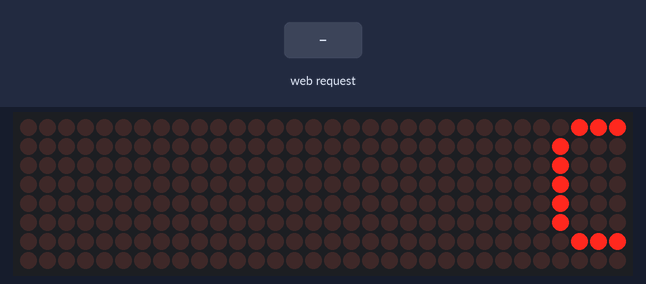
A sketch run on a simulated ESP8266 (Wemos D1 mini). On the bench: 32×8 LED matrix. Inputs (shaded band) come from the test bench. WiFi joins after 1.5 s; servers stay silent unless stated; the local clock reads 2024-03-15 10:24:30 at power-on unless the sketch sets it; EEPROM starts erased; what the sketch prints to the serial monitor is not drawn.

Above: at 0.2 s.
At 5.1 s:
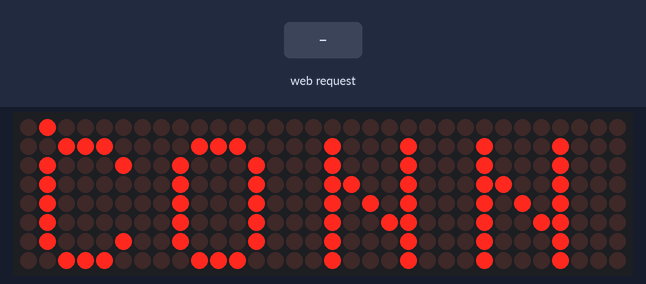
At 11.5 s:
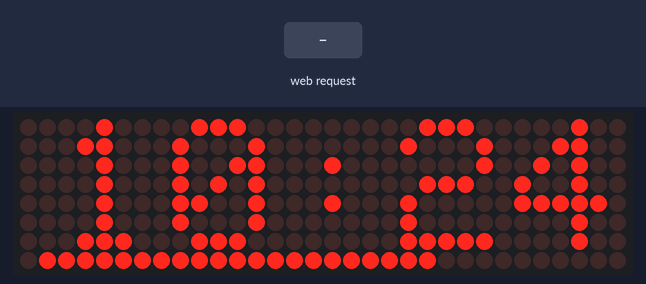

The sketch:

maxtrix_8x32_clock.ino
```cpp
// Visual Micro is in vMicro>General>Tutorial Mode
//
/*
    Name:       maxtrix 8x32 clock.ino
    Created:	5/6/2023 8:48:14 PM
    Author:     LINH-PC\linhb
*/

// Define User Types below here or use a .h file
//


// Define Function Prototypes that use User Types below here or use a .h file
//


// Define Functions below here or use other .ino or cpp files
//


#include <ESP8266WiFi.h>
#include <SPI.h>
#include <Adafruit_GFX.h>
#include <Max72xxPanel.h>
#include <time.h>
#include <ESP8266WebServer.h>
#include "EEPROM.h"
#include <time.h>
int pinCS = D4; // Attach CS to this pin, DIN to MOSI and CLK to SCK (cf http://arduino.cc/en/Reference/SPI )
int numberOfHorizontalDisplays = 4;
int numberOfVerticalDisplays = 1;
char time_value[20];


ESP8266WebServer server(80);

const char*     ssid = "configWifiForTime";
const char*     passphrase = "123456789";

String          st;
String          content;
int             statusCode;
int hour, minute, second, day, month, year;
// LED Matrix Pin -> ESP8266 Pin
// Vcc            -> 3v  (3V on NodeMCU 3V3 on WEMOS)
// Gnd            -> Gnd (G on NodeMCU)
// DIN            -> D7  (Same Pin for WEMOS)
// CS             -> D4  (Same Pin for WEMOS)
// CLK            -> D5  (Same Pin for WEMOS)

Max72xxPanel matrix = Max72xxPanel(pinCS, numberOfHorizontalDisplays, numberOfVerticalDisplays);

int wait = 100; // In milliseconds

int spacer = 1;
int width = 5 + spacer; // The font width is 5 pixels

void setup() {
	matrix.setIntensity(0); // Use a value between 0 and 15 for brightness
	matrix.setRotation(0, 1);    // The first display is position upside down
	matrix.setRotation(1, 1);    // The first display is position upside down
	matrix.setRotation(2, 1);    // The first display is position upside down
	matrix.setRotation(3, 1);    // The first display is position upside down
	Serial.begin(115200);
	EEPROM.begin(512);
	delay(10);
	Serial.println("Startup");
	display_message("Connecting");
	// read eeprom for ssid, pass and blynk
	Serial.println("Reading EEPROM ssid");
	String esid;
	for (int i = 0; i < 32; ++i) {
		esid += char(EEPROM.read(i));
	}
	Serial.print("SSID: ");
	Serial.println(esid.c_str());
	esid.trim();

	Serial.println("Reading EEPROM pass");
	String epass = "";
	for (int i = 32; i < 96; ++i) {
		epass += char(EEPROM.read(i));
	}
	Serial.print("PASS: ");
	Serial.println(epass.c_str());
	epass.trim();


	if (esid.length() > 1) {
		WiFi.begin(esid.c_str(), epass.c_str());
		if (testWifi()) {
			launchWeb(0);
			//WiFi.disconnect();
			EEPROM.end();
			int timezone = 7 * 3600;
			int dst = 0;
			configTime(timezone, dst, "pool.ntp.org", "time.nist.gov");
			display_message("Connected");
			return;
		}
	}
	setupAP();
	EEPROM.end();

	configTime(7 * 3600, 3, "1.asia.pool.ntp.org", "time.nist.gov");
	//setenv("TZ", "GMT07ST,M3.5.0/01,M10.5.0/02",1);

}

void loop() {
	server.handleClient();
	showTime();
	//delay(2000);
	//display_message(time); // Display time in format 'Wed, Mar 01 16:03:20 2017
}
void showTime() 	{
	static uint32_t lastShow;
	static uint32_t lastChangeDot;
	uint32_t nowMillis = millis();
	static bool dot;
	if (nowMillis >= lastChangeDot + 500) 		{
		lastChangeDot = nowMillis;
		updateTime();
		if (hour>8 && hour<22) {
			dot = !dot;
		}
	}
	if (nowMillis >= lastShow + 200) {
		lastShow = nowMillis;
		matrix.fillScreen(LOW);
		time_t now = time(nullptr);
		String time = String(ctime(&now));
		time.trim();
		Serial.println(time);
		time.substring(11, 19).toCharArray(time_value, 10);
		matrix.drawChar(2, 0, time_value[0], HIGH, LOW, 1); // H
		matrix.drawChar(8, 0, time_value[1], HIGH, LOW, 1); // HH
		matrix.drawChar(14, 0, (dot? time_value[2]:' '), HIGH, LOW, 1); // HH:
		matrix.drawChar(20, 0, time_value[3], HIGH, LOW, 1); // HH:M
		matrix.drawChar(26, 0, time_value[4], HIGH, LOW, 1); // HH:MM
		for (int i = 1; i <= (second / 2)+1; i++) 			{
			matrix.drawPixel(i, 7, 1);
		}

		matrix.write();
		 // Send bitmap to display
	}

}
void display_message(String message) {
	for (int i = 0; i < width * message.length() + matrix.width() - spacer; i++) {
		//matrix.fillScreen(LOW);
		int letter = i / width;
		int x = (matrix.width() - 1) - i % width;
		int y = (matrix.height() - 8) / 2; // center the text vertically
		while (x + width - spacer >= 0 && letter >= 0) {
			if (letter < message.length()) {
				matrix.drawChar(x, y, message[letter], HIGH, LOW, 1); // HIGH LOW means foreground ON, background off, reverse to invert the image
			}
			letter--;
			x -= width;
		}
		matrix.write(); // Send bitmap to display
		delay(wait / 2);
	}
}
bool testWifi(void) {
	int c = 0;
	bool i = true;
	Serial.println("Xin vui long doi ket noi WIFI");
	while (c < 32) {
		if (WiFi.status() == WL_CONNECTED) {
			return true;
		}
		delay(500);
		Serial.print(WiFi.status());
		c++;
		i = !i;
		matrix.drawChar(1, 1, 'C', 1, 0, 1);
		matrix.drawChar(8, 1, 'O', 1, 0, 1);
		matrix.drawChar(16, 1, 'N', 1, 0, 1);
		matrix.drawChar(24, 1, 'N', 1, 0, 1);
		matrix.drawPixel(c, 0, 1);
		matrix.write();
	}
	Serial.println("");
	Serial.println("Thoi gian ket noi cham, Mo AP");
	return false;
}

void launchWeb(int webtype) {
	Serial.println("");
	Serial.println("WiFi ket noi");
	Serial.print("Dia chi IP: ");
	Serial.println(WiFi.localIP());
	Serial.print("SoftAP IP: ");
	Serial.println(WiFi.softAPIP());
	createWebServer(webtype);
	// Start the server
	server.begin();
	Serial.println("May chu bat dau");
}

void setupAP(void) {
	WiFi.mode(WIFI_STA);
	WiFi.disconnect();
	delay(100);
	int n = WiFi.scanNetworks();
	Serial.println("Tim hoan tat");
	if (n == 0) {
		Serial.println("khong tim thay wifi");
	} else {
		Serial.print(n);
		Serial.println(" networks found");
		for (int i = 0; i < n; ++i) {
			// Print SSID and RSSI for each network found
			Serial.print(i + 1);
			Serial.print(": ");
			Serial.print(WiFi.SSID(i));
			Serial.print(" (");
			Serial.print(WiFi.RSSI(i));
			Serial.print(")");
			Serial.println((WiFi.encryptionType(i) == ENC_TYPE_NONE) ? " " : "*");
			delay(10);
		}
	}
	Serial.println("");
	st = "<ol>";
	for (int i = 0; i < n; ++i) {
		// Print SSID and RSSI for each network found
		st += "<li>";
		st += WiFi.SSID(i);
		st += " (";
		st += WiFi.RSSI(i);
		st += ")";
		st += (WiFi.encryptionType(i) == ENC_TYPE_NONE) ? " " : "*";
		st += "</li>";
	}
	st += "</ol>";
	delay(100);
	Serial.println("softap");
	Serial.println(ssid);
	Serial.println(passphrase);
	WiFi.softAP(ssid, passphrase, 6);
	display_message("Config WIFI");
	launchWeb(1);
	Serial.println("over");
}

void createWebServer(int webtype) {
	if (webtype == 1) {
		server.on("/", []() {
			IPAddress ip = WiFi.softAPIP();
			String ipStr = String(ip[0]) + '.' + String(ip[1]) + '.' + String(ip[2]) + '.' + String(ip[3]);
			content = "<!DOCTYPE HTML>\r\n<html><h2>linhtran_electronics 0335644677</h2>";
			//content += ipStr;
			//content += "<form method='get' action='setting'><table width='100%' border='1'><tr><td width=\"30%\"><label>Wifi</label></td><td width=\"70%\><input name='ssid' length=32 width='500'></td></tr><tr><td><label>Password</label></td><td><input name='pass' length=64 width='500'></td></tr><tr><td><label>Blynk</label></td><td><input name='blynk' length=32 width='500'></td></tr><tr><td></td><td><input type='submit'></tr></tr></table></form>";
			content += "<form method=\"get\" action=\"setting\">";
			content += "<div>Wifi</div>";
			content += "<div><input name=\"ssid\" size=\"40\"></div>";
			content += "<div>Mat Khau</div>";
			content += "<div><input name=\"pass\" size=\"40\"></div>";
			content += "<div><input type='submit'></div>";

			content += "<p>";
			content += st;
			content += "</p>";
			content += "</html>";
			server.send(200, "text/html", content);
		});
		server.on("/setting", []() {
			String qsid = server.arg("ssid");
			String qpass = server.arg("pass");
			String qblynk = server.arg("blynk");
			if (qsid.length() > 0 && qpass.length() > 0) {
				EEPROM.begin(512);
				Serial.println("clearing eeprom");
				for (int i = 0; i < 128; ++i) {
					EEPROM.write(i, 0);
				}
				EEPROM.commit();
				Serial.println(qsid);
				Serial.println("");
				Serial.println(qpass);
				Serial.println("");


				Serial.println("writing eeprom ssid:");
				for (int i = 0; i < qsid.length(); ++i) {
					EEPROM.write(i, qsid[i]);
					Serial.print("Wrote: ");
					Serial.println(qsid[i]);
				}

				Serial.println("writing eeprom pass:");
				for (int i = 0; i < qpass.length(); ++i) {
					EEPROM.write(32 + i, qpass[i]);
					Serial.print("Wrote: ");
					Serial.println(qpass[i]);
				}

				Serial.println("writing eeprom blynk:");
				for (int i = 0; i < qblynk.length(); ++i) {
					EEPROM.write(96 + i, qblynk[i]);
					Serial.print("Wrote: ");
					Serial.println(qblynk[i]);
				}
				EEPROM.commit();
				EEPROM.end();
				content = "{\"Success\":\"luu hoan tat. khoi dong lai thiet bi! LINHTRAN_ELECTRONICS xin cam on.\"}";
				statusCode = 200;
			} else {
				content = "{\"Error\":\"404 not found\"}";
				statusCode = 404;
				Serial.println("Sending 404");
			}
			server.send(statusCode, "application/json", content);
		});
	} else if (webtype == 0) {
		server.on("/", []() {
			IPAddress ip = WiFi.localIP();
			String ipStr = String(ip[0]) + '.' + String(ip[1]) + '.' + String(ip[2]) + '.' + String(ip[3]);
			server.send(200, "application/json", "{\"IP\":\"" + ipStr + "\"}");
		});
		server.on("/cleareeprom", []() {
			content = "<!DOCTYPE HTML>\r\n<html>";
			content += "<h2>XSwitch</h2><p>Clearing the EEPROM</p></html>";
			server.send(200, "text/html", content);
			Serial.println("clearing eeprom");
			for (int i = 0; i < 128; ++i) {
				EEPROM.write(i, 0);
			}
			EEPROM.commit();
		});
	}
}

void updateTime() {
	time_t now = time(nullptr);
	struct tm* p_tm = localtime(&now);
	hour = p_tm->tm_hour;
	minute = p_tm->tm_min;
	second = p_tm->tm_sec;
	day = p_tm->tm_mday;
	month = p_tm->tm_mon + 1;
	year = p_tm->tm_year + 1900;
	year = year - 2000;
}
```
